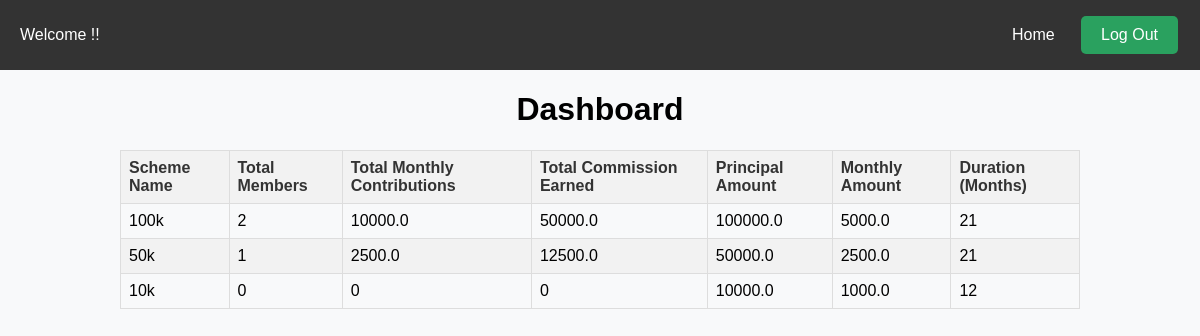
/dashboard, run on the app's committed database.
### index.py (models this page shows)
class Scheme(db.Model):
    id = db.Column(db.Integer, primary_key=True)
    name_of_scheme = db.Column(db.String(100), nullable=False)
    principal_amount = db.Column(db.Float, nullable=False)
    duration = db.Column(db.Integer, nullable=False)
    monthly_amount = db.Column(db.Float, nullable=False)
    commission = db.Column(db.Float, nullable=False)
    start_date = db.Column(db.DateTime, default=datetime.utcnow)
    def calculate_statistics(self):
        total_members = len(self.members)
        total_monthly_contributions = sum(member.scheme.monthly_amount for member in self.members)
        total_commission_earned = sum(member.scheme.monthly_amount * self.commission for member in self.members)
        return {
            'total_members': total_members,
            'total_monthly_contributions': total_monthly_contributions,
            'total_commission_earned': total_commission_earned,
             'principal_amount': self.principal_amount,
            'monthly_amount': self.monthly_amount,
            'duration': self.duration
        }

### index.py (the view)
@app.route('/dashboard')
def dashboard():
    schemes = Scheme.query.all()
    scheme_statistics = {}
    for scheme in schemes:
        scheme_statistics[scheme.name_of_scheme] = scheme.calculate_statistics()
    return render_template('dashboard.html', scheme_statistics=scheme_statistics)

### templates/dashboard.html (shortened to what this page needs)
<!DOCTYPE html>
<html lang="en">
<head>
    <link rel="stylesheet" href="../static/cstyle.css">
</head>
<body>
    <div class="nav">
        <div class="logo">
            <p>Welcome {{ username }} !!</a></p>
        </div>
        <div class="right-links">
            <a href="/home">Home</a>
            <a href="/"><button class="btn">Log Out</button></a>
        </div>
    </div>
    <h1 style="text-align: center;">Dashboard</h1>
    <table>
        <thead>
            <tr>
                <th>Scheme Name</th>
                <th>Total Members</th>
                <th>Total Monthly Contributions</th>
                <th>Total Commission Earned</th>
                <th>Principal Amount</th>
                <th>Monthly Amount</th>
                <th>Duration (Months)</th>
            </tr>
        </thead>
        <tbody>
            {% for scheme_name, statistics in scheme_statistics.items() %}
            <tr>
                <td>{{ scheme_name }}</td>
                <td>{{ statistics.total_members }}</td>
                <td>{{ statistics.total_monthly_contributions }}</td>
                <td>{{ statistics.total_commission_earned }}</td>
                <td>{{ scheme_statistics[scheme_name].principal_amount }}</td>
                <td>{{ scheme_statistics[scheme_name].monthly_amount }}</td>
                <td>{{ scheme_statistics[scheme_name].duration }}</td>
            </tr>
            {% endfor %}
        </tbody>
    </table>
</body>
</html>

### static/cstyle.css (style rules this page uses)
body { margin: 0; font-family: Arial, sans-serif; background-color: white; }
.nav { background-color: #333; color: white; display: flex; justify-content: space-between; align-items: center; padding: 10px 20px; }
.right-links a { color: white; text-decoration: none; margin-left: 20px; }
.right-links .btn { background-color: #2aa15f; border: none; color: white; padding: 10px 20px; text-align: center; text-decoration: none; display: inline-block; font-size: 16px; margin: 4px 2px; cursor: pointer; border-radius: 5px; }
body { font-family: Arial, sans-serif; margin: 0; padding: 0; background-color: #f8f9fa; }

### templates/dashboard.html (style rules this page uses)
table { width: 80%; border-collapse: collapse; margin: 20px auto; }
th, td { border: 1px solid #ddd; padding: 8px; text-align: left; }
th { background-color: #f2f2f2; color: #333; }
tr:nth-child(even) { background-color: #f2f2f2; }

### data on the page
Scheme: name_of_scheme "100k", total_members "2", total_monthly_contributions "10000.0", total_commission_earned "50000.0", name_of_scheme+principal_amount "100000.0", name_of_scheme+monthly_amount "5000.0", name_of_scheme "21"
Scheme: name_of_scheme "50k", total_members "1", total_monthly_contributions "2500.0", total_commission_earned "12500.0", name_of_scheme+principal_amount "50000.0", name_of_scheme+monthly_amount "2500.0", name_of_scheme "21"
Scheme: name_of_scheme "10k", total_members "0", total_monthly_contributions "0", total_commission_earned "0", name_of_scheme+principal_amount "10000.0", name_of_scheme+monthly_amount "1000.0", name_of_scheme "12"
